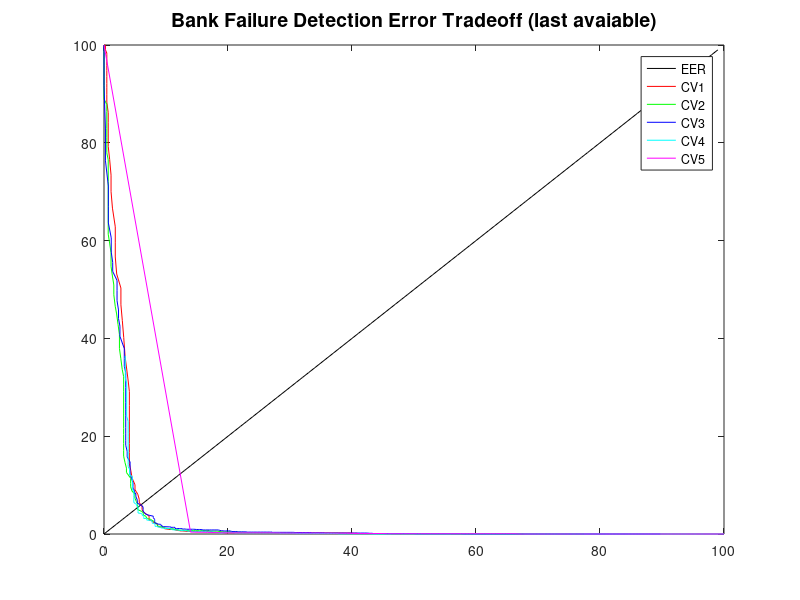
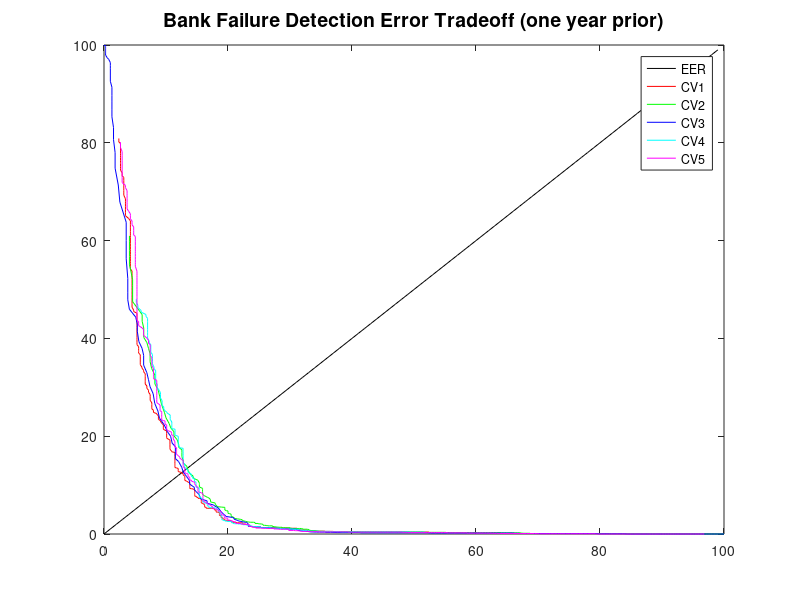
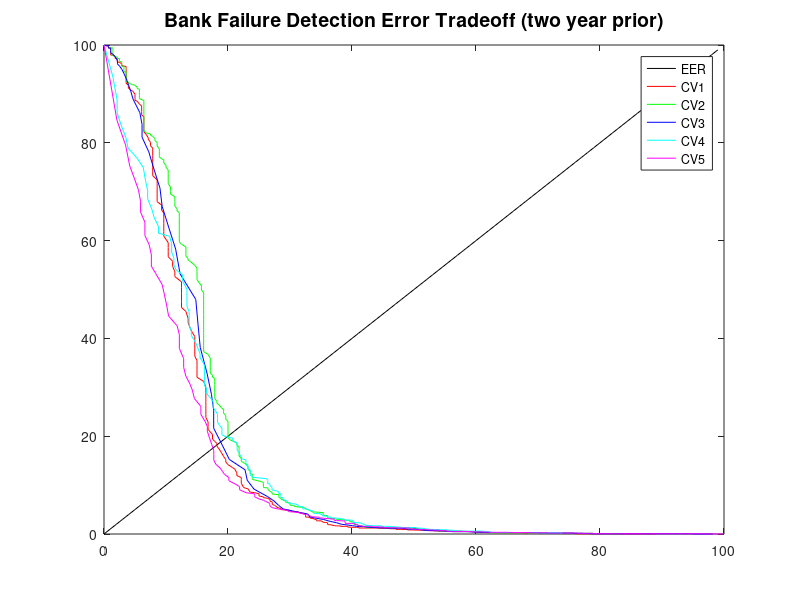

Recreate these plots in MATLAB, in order.
% XXXXXXXXXXXXXXXXXXXXXXXXXXXX htet_playground_test_any_code_snippet XXXXXXXXXXXXXXXXXXXXXXXXXXXXXXXXXXXXXXX
%
% Author    :   Htet
% Date      :   Sep 11, 2019
% Function  :   htet_generate_det_plot
% XXXXXXXXXXXXXXXXXXXXXXXXXXXXXXXXXXXXXXXXXXXXXXXXXXXXXXXXXXXXXXXXXXXXXXXXXXXXXXXXXXXXXXXXXXXXXXXXXXXXXXXXXX
clc;
clear;

% load safin_cv5_top3_feat_original_num_records_results;
load safin_frie_cv5_top3_feat_original;

color_str = 'rgbcm'
MEAN_ORIGINAL = [];
ACC = [];
mean_eer_original_data = 0;
mean_eer_increased_data = 0;

for j=1:3
    figure;
    bisector = net_result_for_last_record(1).output.bisector;
    plot(bisector, bisector, 'k'); % plot the matrix
    hold on;
    mean_eer_original_data = 0;
    for i=1:5
        switch j
            case 1
                % the last available record
                fpr = net_result_for_last_record(i).output.all_fpr{1, 1}
                fnr = net_result_for_last_record(i).output.all_fnr{1, 1}
                mean_eer_original_data = mean_eer_original_data + net_result_for_last_record(i).output.MIN_EER(1,1);
                plot(fnr, fpr, color_str(i)); % plot the matrix
                title('Bank Failure Detection Error Tradeoff (last avaiable)', 'FontSize', 14); % set title
                colormap('jet'); % set the colorscheme
            case 2
                % one year priror
                fpr = net_result_for_one_year_prior(i).output.all_fpr{1, 1}
                fnr = net_result_for_one_year_prior(i).output.all_fnr{1, 1}
                mean_eer_original_data = mean_eer_original_data + net_result_for_one_year_prior(i).output.MIN_EER(1,1);
                plot(fnr, fpr, color_str(i)); % plot the matrix
                title('Bank Failure Detection Error Tradeoff (one year prior)', 'FontSize', 14); % set title
                colormap('jet'); % set the colorscheme
            case 3
                % two year priror
                fpr = net_result_for_two_year_prior(i).output.all_fpr{1, 1}
                fnr = net_result_for_two_year_prior(i).output.all_fnr{1, 1}
                mean_eer_original_data = mean_eer_original_data + net_result_for_two_year_prior(i).output.MIN_EER(1,1);
                plot(fnr, fpr, color_str(i)); % plot the matrix
                title('Bank Failure Detection Error Tradeoff (two year prior)', 'FontSize', 14); % set title
                colormap('jet'); % set the colorscheme
        end

        % '-'
        % Solid line (default)
        %
        % '--'
        % Dashed line
        %
        % ':'
        % Dotted line
        %
        % '-.'
    end
    legend('EER','CV1','CV2', 'CV3', 'CV4', 'CV5');
    hold off;
    mean_eer_original_data = mean_eer_original_data/5;
    MEAN_ORIGINAL = [MEAN_ORIGINAL; mean_eer_original_data];
    acc = 100 - mean_eer_original_data;
    ACC = [ACC; acc];
end
